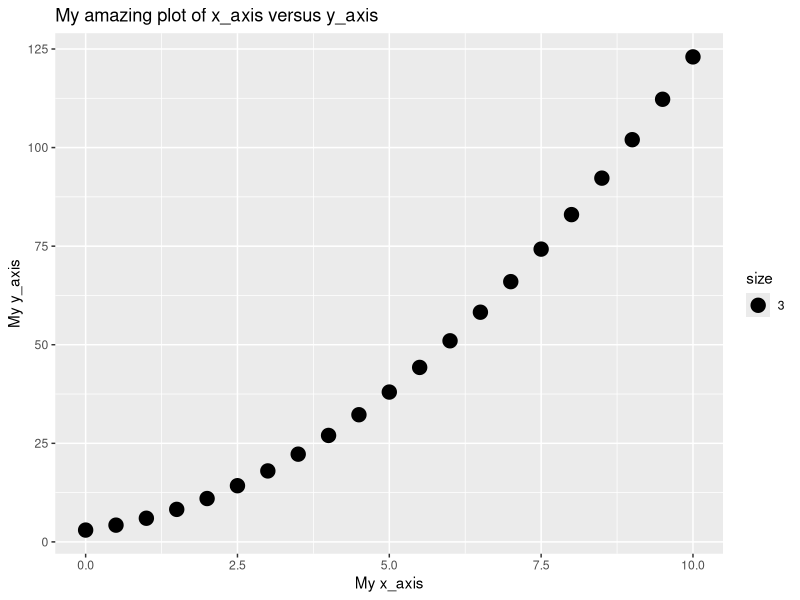

This figure's R source:
## ---- chunk 1
"This is a markdown test"
"The variable y contains the mean of 5 values. It was done by calling `x`to a set of numbers and then making the mean of those 5 values be `y`"
## ---- chunk 2
x <- c(1,2,3,4,5)
y <- mean(x)
y
## ---- chunk 3
sec_per_min <- 60

sec_per_hour <- sec_per_min*60

sec_per_day <- sec_per_hour*24

sec_per_day
## ---- chunk 4
v <- c(1, 2, 3, "Hi")
#"^it creates a vector group with everything in it"
#v <- c(1, 2, 3, "Hi") + 1
#^"no it is not valid"
#v <- c(1, 2, 3, FALSE) + 1 
#^"no it is not valid"
## ---- chunk 5
# Write you code in this cell
x_axis <- seq(0, 10, by = 0.5)

## ---- chunk 6
# Write you code in this cell
y_axis <- x_axis^2 + 2*x_axis + 3

## ---- chunk 7
# Write you code in this cell
install.packages("ggplot2", repos = "https://cran.r-project.org/")
library(ggplot2)

my_plot <- qplot(x_axis, y_axis, main = "My amazing plot of x_axis versus y_axis",
                 xlab = "My x_axis", ylab = "My y_axis", size = 3)

print(my_plot)

